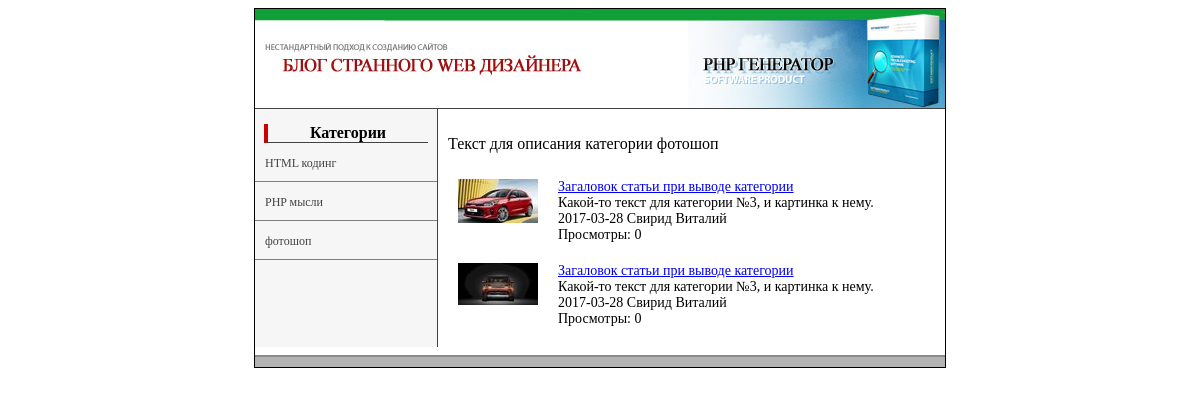
The app's page /view_cat.php?cat=3 with its own data.
### tables this page shows
CREATE TABLE `categories` (
  `id` int(11) NOT NULL,
  `title` varchar(255) NOT NULL,
  `meta_d` varchar(255) NOT NULL,
  `meta_k` varchar(255) NOT NULL,
  `text` text NOT NULL
);

CREATE TABLE `data` (
  `id` int(5) NOT NULL,
  `cat` int(1) NOT NULL,
  `meta_d` varchar(255) NOT NULL,
  `meta_k` varchar(255) NOT NULL,
  `description` text NOT NULL,
  `text` text NOT NULL,
  `view` int(7) NOT NULL,
  `author` varchar(100) NOT NULL,
  `date` date NOT NULL,
  `mini_img` varchar(255) NOT NULL,
  `title` varchar(255) NOT NULL
);

### view_cat.php (the view, shortened to what this page needs)
<?php
include("blocks/db.php");
if (isset($_GET['cat'])) {
    $cat = $_GET['cat'];
}
$result = mysqli_query($db,"SELECT * FROM categories WHERE id='$cat'");
if(mysqli_num_rows($result)>0){
    $myrow = mysqli_fetch_array($result);
}
else {
    echo "<p>Информация по запросу не может быть извлечена. В таблице нет записей.</p>";
    exit();
}
?>
<!DOCTYPE html>
<head lang="ru">
      <link rel="stylesheet" type="text/css" href="style.css">
</head>
<body>
    <table class="main_border" align="center" cellpadding="0"  cellspacing="0">
    	<?php include("blocks/header.php");?>
    	<tr>
	    	<td valign="top">
	    		<table width="100%" border="0" cellpadding="0" cellspacing="0">
                    <tr>
                        <?php include("blocks/left.php");?>
                        <td valign="top"><?php echo $myrow['text'];?>
                        <?php
                            $result = mysqli_query($db, "SELECT id,description,view,title,date,author,mini_img FROM data WHERE cat='$cat'");
if(mysqli_num_rows($result)>0){
    $myrow = mysqli_fetch_array($result);
    do {
        printf(
            "<div class='cat_view'>
                %s
                <div class='cat_data'>
                    <a href='view_posts.php?id=%s'>%s</a>
                    <br>
                    <p>%s</p>
                    <span>%s</span>
                    <span>%s</span>
                    <p>Просмотры: %s</p>
                </div>
            <div class='clear'></div>
            </div>",
           $myrow['mini_img'],$myrow['id'],$myrow['title'],$myrow['description'],$myrow['date'],$myrow['author'],$myrow['view']);
    }
while ($myrow = mysqli_fetch_array($result));
}
else {
    echo "<p>Информация по запросу не может быть извлечена. В таблице нет записей.</p>";
    exit();
}
                        ?>
                        </td>
                    </tr>
                </table>
	    	</td>
    	</tr>
	    	<?php include("blocks/footer.php");?>
    </table>
</body>
</html>

### blocks/left.php (shortened to what this page needs)
<td width="182px" class="left" valign="top">
<div class="nav_title">
	Категории
</div>
	<?
		$result2 = mysqli_query($db,"SELECT * FROM categories");
if(mysqli_num_rows($result2)>0){
    $myrow2 = mysqli_fetch_array($result2);
    do{
    	printf("<p><a href='view_cat.php?cat=%s'>%s</a></p>",$myrow2['id'],$myrow2['title']);
    }
    while ($myrow2 = mysqli_fetch_array($result2));
}
else {
    echo "<p>Информация по запросу не может быть извлечена. В таблице нет записей.</p>";
    exit();
}
	?>
</td>

### style.css (style rules this page uses)
table { width: 690px; }
.main_border { border:1px solid #000; }
.left { background-color: #f6f6f6; border-right: 1px solid #424242; }
.left a { text-decoration: none; font-size: 12px; text-align: center; color: #424242; }
.left p { border-bottom: 1px solid gray; margin:0; }
.nav_title { margin: 15px 5% 0 5%; font-weight: bold; text-align: center; border-left: 4px solid #cc0000; border-bottom: 1px solid #424242; }
p,h1 { padding: 10px; }
.cat_view { margin:0 20px 20px; }
.cat_view img { float: left; margin-right: 20px; }
.cat_data { overflow: hidden; font-size: 14px; }
.cat_data p { margin:0; padding: 0; }

### records on screen
categories: title "HTML кодинг"
categories: title "PHP мысли"
categories: title "фотошоп", text "Текст для описания категории фотошоп"
data: mini_img (picture), title "Загаловок статьи при выводе категории", description "Какой-то текст для категории №3, и картинка к нему.", date "2017-03-28", author "Свирид Виталий", view "0"
data: mini_img (picture), title "Загаловок статьи при выводе категории", description "Какой-то текст для категории №3, и картинка к нему.", date "2017-03-28", author "Свирид Виталий", view "0"
